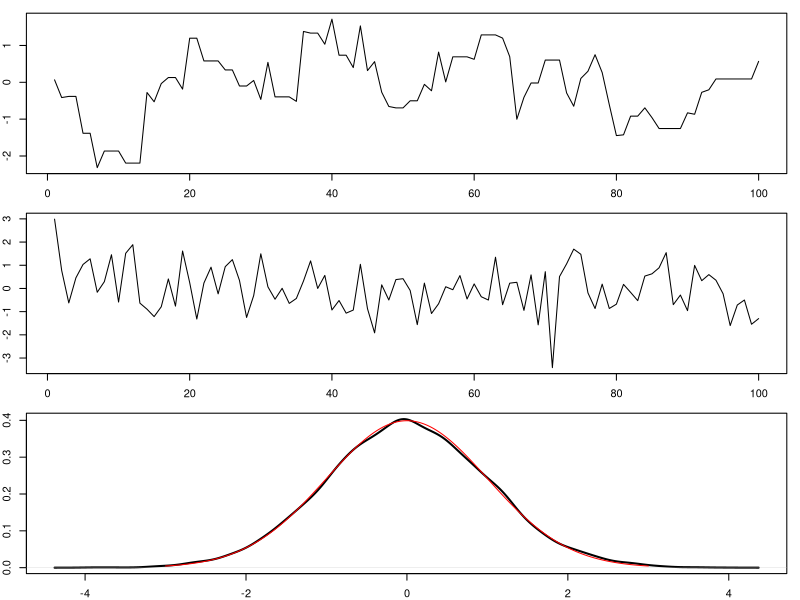

Generate this figure with R:
## ---- chunk 1
library(mcmc)
h = function(x){ y = -x^2 / 2 } # the log, non-normalized function

out = metrop( obj = h, initial = 0, nbatch = 100, nspac = 1  )

par(mfrow = c(3,1))
par(mar = c(2,2,1,1))
plot(out$batch, type = "l") # a time series with flat steps

out = metrop( obj = h, initial = 0, nbatch = 100, nspac = 10  )
plot(out$batch, type = "l") # a time series looks like a white noise

out = metrop( obj = h, initial = 0, nbatch = 10000, nspac = 10  )

plot(density(out$batch), main = "", lwd = 2)

xbase = seq(-3, 3, 0.01)
ynorm = dnorm(xbase)
lines( x = xbase, y = ynorm, type = "l", col = "red")

summary(out)
## ---- chunk 2
library(mcmc)

# DGP
n = 100
b0 = c(1,2)
X = cbind(1, rnorm(n))
Y = X %*% b0 + rnorm(n)

# Laplace-type estimator
L = function(b) -sum( (Y - X %*% b )^2 )  
# criterion function with a flat prior
# notice the "minus" sign of the OLS objective function

out = metrop( obj = L, initial = c(0,0), nbatch = 10000, nspac = 10  )

# summarize the estimation
bhat2 = out$batch[,2]
bhat2_point = mean(bhat2)
bhat2_sd   = sd(bhat2)
bhat2_CI = quantile(bhat2, c(.025, .975) )

# compare with OLS
b_OLS = summary( lm(Y~-1+X) )
print(coef( b_OLS) )
print(c(bhat2_point, bhat2_sd))
